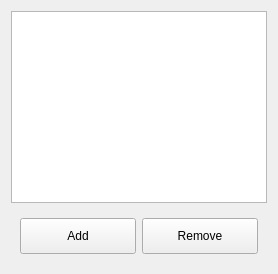
          <widget class="QWidget" name="accounts">
           <attribute name="icon">
            <iconset resource="../Whatsapp-bulk-sender/images.qrc">
             <normaloff>:/black-icons/Data/imgs/black icons/icons8-male-user-500.png</normaloff>:/black-icons/Data/imgs/black icons/icons8-male-user-500.png</iconset>
           </attribute>
           <attribute name="title">
            <string>Accounts</string>
           </attribute>
           <layout class="QVBoxLayout" name="verticalLayout_16">
            <item>
             <widget class="QListWidget" name="accounts_listwidget"/>
            </item>
            <item>
             <widget class="QFrame" name="frame">
              <layout class="QHBoxLayout" name="horizontalLayout_11">
               <item>
                <widget class="QPushButton" name="addAccount_btn">
                 <property name="styleSheet">
                  <string notr="true">padding:10px 0</string>
                 </property>
                 <property name="text">
                  <string>Add</string>
                 </property>
                </widget>
               </item>
               <item>
                <widget class="QPushButton" name="removeAccount_btn">
                 <property name="styleSheet">
                  <string notr="true">padding:10px 0</string>
                 </property>
                 <property name="text">
                  <string>Remove</string>
                 </property>
                </widget>
               </item>
              </layout>
             </widget>
            </item>
           </layout>
          </widget>
